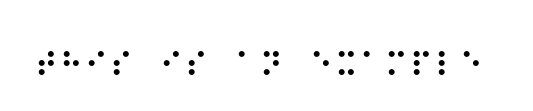
#> input picture Braille Decoder/result.png, 533 x 111 px
$ python main.py
#> lines starting #> are read from the running program, lines starting #| are printed output that depends on the picture; after the words box and inside, x2 and y2 are one past the last pixel; in counts of white or black regions, pixels touching at a corner belong together
import numpy as np
import cv2

# Import the required module for text
# to speech conversion
from gtts import gTTS

# This module is imported so that we can
# play the converted audio
import os

# Mapping of dots of braille to character done by traversing in clockwise direction
# A bit string of 1's and 0's is made where the dots are shown by 1.
# For example for A
#   |1  0|
#   |0  0|
#   |0  0|
# A -> 100000
braille_dict = {
    "100000": "A",
    "100001": "B",
    "110000": "C",
    "111000": "D",
    "101000": "E",
    "110001": "F",
    "111001": "G",
    "101001": "H",
    "010001": "I",
    "011001": "J",
    "100010": "K",
    "100011": "L",
    "110010": "M",
    "111010": "N",
    "101010": "O",
    "110011": "P",
    "111011": "Q",
    "101011": "R",
    "010011": "S",
    "011011": "T",
    "100110": "U",
    "100111": "V",
    "011101": "W",
    "110110": "X",
    "111110": "Y",
    "101110": "Z"
}


# function to calculate distance between two points. Arguments are in form of (x,y) tuples
def calculate_distance(pnt1, pnt2):
    distance = pow((pow(pnt1[1] - pnt2[1], 2)) + (pow(pnt1[0] - pnt2[0], 2)), 0.5)
    return distance


# Traversing the 3x2 Braille Matrices by the clockwise and anticlockwise traversal functions

# Calculating the bit string and weight in clockwise direction. Argument is label of dot from where traversal starts
# Weight of the string is calculated by adding all the 1's in the string
# function will return a tuple that contains bit string and the weight of the string
def clockwise_traverse(c_label):
    b_string = ""  # string to hold 1's and 0's mapping to the braille
    weight = 0
    x_co = int(centers_list[c_label][0])
    y_co = int(centers_list[c_label][1])
    if c_label == 0:
        b_string = b_string + "0"
    else:
        b_string = b_string + "1"
        dots_traversed.append(c_label)
        weight += 1

    # traversing right
    y_co += shortest_x
    c_label = label_matrix[x_co][y_co]
    if c_label == 0:
        b_string = b_string + "0"
    else:
        b_string = b_string + "1"
        dots_traversed.append(c_label)
        weight += 1

    # traversing down
    x_co += shortest_x
    c_label = label_matrix[x_co][y_co]
    if c_label == 0:
        b_string = b_string + "0"
    else:
        b_string = b_string + "1"
        dots_traversed.append(c_label)
        weight += 1

    # traversing down
    x_co += shortest_x
    c_label = label_matrix[x_co][y_co]
    if c_label == 0:
        b_string = b_string + "0"
    else:
        b_string = b_string + "1"
        dots_traversed.append(c_label)
        weight += 1

    # traversing left
    y_co -= shortest_x
    c_label = label_matrix[x_co][y_co]
    if c_label == 0:
        b_string = b_string + "0"
    else:
        b_string = b_string + "1"
        dots_traversed.append(c_label)
        weight += 1

    # traversing up
    x_co -= shortest_x
    c_label = label_matrix[x_co][y_co]
    if c_label == 0:
        b_string = b_string + "0"
    else:
        b_string = b_string + "1"
        dots_traversed.append(c_label)
        weight += 1

    return b_string, weight


# Calculating the bit string and weight in anticlockwise direction. Argument is label of dot from where traversal starts
# Weight of the string is calculated by adding all the 1's in the string
# function will return a tuple that contains bit string and the weight of the string
def anticlockwise_traverse(a_label):
    b_string = ""  # string to hold 1's and 0's mapping to the braille
    weight = 0
    x_co = int(centers_list[a_label][0])
    y_co = int(centers_list[a_label][1])
    if a_label == 0:
        b_string = b_string + "0"
    else:
        b_string = b_string + "1"
        dots_traversed.append(a_label)
        weight += 1

    # traversing left
    y_co -= shortest_x
    a_label = label_matrix[x_co][y_co]
    if a_label == 0:
        b_string = b_string + "0"
    else:
        b_string = b_string + "1"
        dots_traversed.append(a_label)
        weight += 1

    # traversing down
    x_co += shortest_x
    a_label = label_matrix[x_co][y_co]
    if a_label == 0:
        b_string = b_string + "0"
    else:
        b_string = b_string + "1"
        dots_traversed.append(a_label)
        weight += 1

    # traversing down
    x_co += shortest_x
    a_label = label_matrix[x_co][y_co]
    if a_label == 0:
        b_string = b_string + "0"
    else:
        b_string = b_string + "1"
        dots_traversed.append(a_label)
        weight += 1

    # traversing right
    y_co += shortest_x
    a_label = label_matrix[x_co][y_co]
    if a_label == 0:
        b_string = b_string + "0"
    else:
        b_string = b_string + "1"
        dots_traversed.append(a_label)
        weight += 1

    # traversing up
    x_co -= shortest_x
    a_label = label_matrix[x_co][y_co]
    if a_label == 0:
        b_string = b_string + "0"
    else:
        b_string = b_string + "1"
        dots_traversed.append(a_label)
        weight += 1

    b_string = b_string[1:] + b_string[:1]  # rotating string left
    b_string = b_string[1:] + b_string[:1]  # rotating string left again
    b_string = b_string[::-1]  # reversing the entire string

    return b_string, weight


# CODE STARTS FROM HERE

# im = cv2.imread("Braille.png", 0)
#im = cv2.imread("example.png", 0)
im = cv2.imread("result.png", 0)
#> im is the input picture: shape (111, 533); min 0, max 255, mean 250.2

# Adding padding of 255 around the image
im_padded = np.pad(im, 1, "constant", constant_values=255)

size_rows = len(im_padded)
#> size_rows = 113
size_columns = len(im_padded[0])
#> size_columns = 535

# converting to binary image with two values: 0 and 255
im_padded = (im_padded // 128) * 255
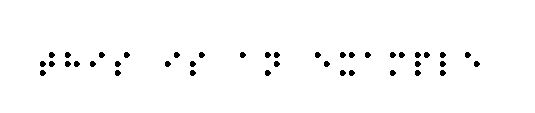
#> im_padded: shape (113, 535); 98.1% white; 41 black regions, largest, box (x1, y1, x2, y2) and area: (49, 52, 55, 58) 28, (65, 52, 71, 58) 28, (99, 52, 105, 58) 28

black = 0
white = 255

label_matrix = np.zeros((size_rows, size_columns))
label = 0
list_label = {}  # equivalency list
arrange_array = []  # temporary array for storing neighbours. Used in 8-connectivity

# 8-connectivity code

for i in range(1, size_rows - 1):
    for j in range(1, size_columns - 1):
        if im_padded[i][j] == black:

            # if all the 4 neighbours have zero label
            if label_matrix[i - 1][j] == 0 and label_matrix[i][j - 1] == 0 and label_matrix[i - 1][j - 1] == 0 and \
                    label_matrix[i - 1][j + 1] == 0:
                label += 1
                label_matrix[i][j] = label
                list_label.update({label: label})

            # if at least one of the 4 neighbours have label not equal to zero
            else:
                if label_matrix[i - 1][j] != 0:
                    arrange_array.append(label_matrix[i - 1][j])

                if label_matrix[i][j - 1] != 0:
                    arrange_array.append(label_matrix[i][j - 1])

                if label_matrix[i - 1][j - 1] != 0:
                    arrange_array.append(label_matrix[i - 1][j - 1])

                if label_matrix[i - 1][j + 1] != 0:
                    arrange_array.append(label_matrix[i - 1][j + 1])

                min_val = min(arrange_array)
                label_matrix[i][j] = min_val

                for x in arrange_array:

                    if x in list_label.keys():
                        list_label.update({x: list_label[min_val]})

                arrange_array = []
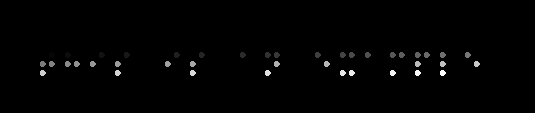
#> label_matrix: shape (113, 535) float64; min 0, max 41, mean 0.4; drawn with min black and max white
#> after the loop, label = 41

matrix_check = label_matrix.copy()

# reiterating the matrix to update the labels according to the list
for i in range(1, size_rows - 1):
    for j in range(1, size_columns - 1):
        if label_matrix[i][j] != 0:
            label_matrix[i][j] = list_label[label_matrix[i][j]]

# counting number of objects
unique_digits = np.unique(label_matrix)
#> unique_digits = 42 values from 0 to 41
unique_digits = np.delete(unique_digits, [0])
#> unique_digits = 41 values from 1 to 41
count = len(unique_digits)
#> count = 41

# Finding the center points of all the dots
centers_list = {}  # a dictionary which has center coordinates of all dots in form of (x,y) tuples --> {label: (x,y)}

# changes done (added 1 in len(list_label): range(1, len(list_label)) ---> range(1, len(list_label)+1)
for i in range(1, len(list_label) + 1):
    if list_label[i] == i:
        index = np.where(label_matrix == i)
        x_mid = np.ceil(sum(index[0]) / len(index[0]))
        y_mid = np.ceil(sum(index[1]) / len(index[1]))
        centers_list.update({i: (x_mid, y_mid)})

# finding the shortest distance between two dots by taking their center points
p1 = centers_list[unique_digits[0]]
#> p1 = (55, 52)
p2 = centers_list[unique_digits[1]]
#> p2 = (55, 68)
shortest_x = calculate_distance(p1, p2)
#> shortest_x = 16
for i in range(1, count - 1):
    p1 = centers_list[unique_digits[i]]
    p2 = centers_list[unique_digits[i + 1]]
    dist = calculate_distance(p1, p2)
    if dist < shortest_x:
        shortest_x = dist
#> after the loop, shortest_x = 9

# Converting distance to int as it will be used to find indices
shortest_x = int(shortest_x)

final_string = ""  # initializing string that will hold the final output
dots_traversed = []  # array to keep check of all labels that have been traversed. Array is populated during traversals
space_check = 0  # used for spacing

# Traversing the entire image pixel by pixel, decoding it and in final_string
for i in range(1, size_rows - 1):
    for j in range(1, size_columns - 1):
        point1 = label_matrix[i][j]
        if point1 != 0:
            if point1 not in dots_traversed:
                clock = clockwise_traverse(point1)  # clockwise traversal function - return a tuple (bit-string, weight)
                a_clock = anticlockwise_traverse(point1)  # anticlockwise traversal

                c_weight = clock[1]  # weight of the clockwise string
                a_weight = a_clock[1]  # weight of the anticlockwise string

                # The string having the greater weight is selected
                if c_weight >= a_weight:
                    c_string = clock[0]
                    # checking dictionary for bit-string key and appending character corresponding to it in final string
                    final_string += braille_dict[c_string]
                else:
                    a_string = a_clock[0]
                    # checking dictionary for bit-string key and appending character corresponding to it in final string
                    final_string += braille_dict[a_string]

            space_check = 0  # reinitialized to zero when a dot appears
        else:
            # Adding spaces after words
            space_check += 1  # incremented everytime a white pixels appears
            if len(final_string) != 0 and space_check > 4 * shortest_x and final_string[len(final_string) - 1] != " ":
                final_string += " "

# Language in which you want to convert
language = 'en'

# Passing the text and language to the engine
myobj = gTTS(text=final_string, lang=language, slow=False)

# Saving the converted audio in a mp3 file named output
myobj.save("output.mp3")

# Playing the converted file
os.system("start output.mp3")

# Printing the output on console
print("DECODED OUTPUT:\n" + final_string)
#| DECODED OUTPUT:
#| THIS IS AN EXAMPLE

# Writing the output in a file named "Algorithm Output"
out_file = open("Algorithm Output", "wt")
out_file.write("DECODED OUTPUT:\n" + final_string)
out_file.close()
